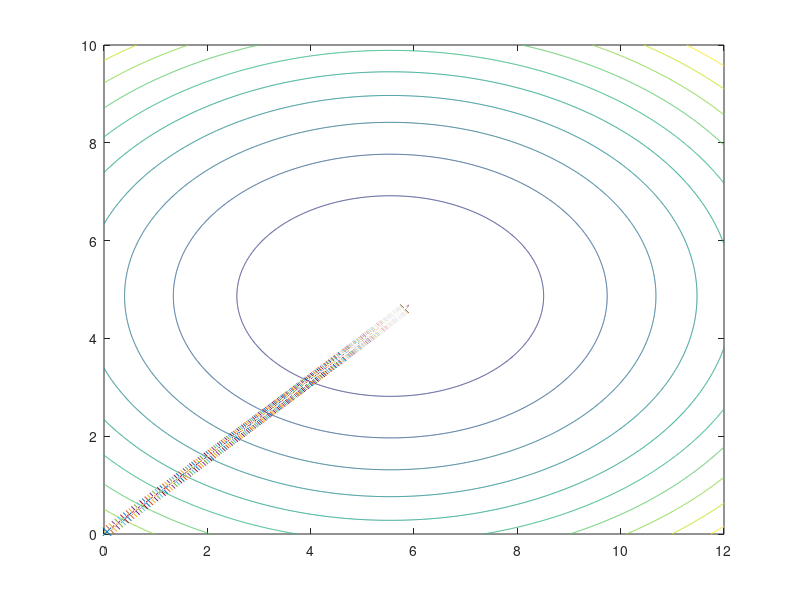

MATLAB code for this plot:
X = load('q1x.dat');
y = load('q1y.dat');

m = length(y);

% normalizing
mu = mean(X(:,1));
sigma = std(X(:,1));
X = (X-mu)./sigma;

%adding the intercept term
X = [ones(m,1) X];

theta = zeros(size(X,2),1);
%---------------------------------



hold off;
theta0_vals = linspace(0, 12, 1000);
theta1_vals = linspace(0, 10, 1000);
J_vals = zeros(length(theta0_vals), length(theta1_vals));

for i = 1:length(theta0_vals)
    for j = 1:length(theta1_vals)
	  t = [theta0_vals(i); theta1_vals(j)];  
	  h = X*t;
e = h-y;
v_sqr = e.^2;
q=sum(v_sqr);
J=q/m;
J=J/2;  
	  J_vals(i,j) = J;
    end
end

contour(theta0_vals, theta1_vals, J_vals);

hold;
theta = zeros(size(X,2),1);


num_iter = 10000;
alpha = 0.01;
epsilon = 0.00001;
cost_old=0;
cost=10000;

%repeat until convergence

while (abs(cost_old-cost)>epsilon)
	cost_old=cost;
	hypothesis = X * theta;
	cost = (1/(2*m)) * sum(((hypothesis)-y).^2);
	theta = theta - (alpha * transpose(X) * (hypothesis - y))/m;
	scatter3(theta(1),theta(2),cost,'x');
pause (0.2);

end;